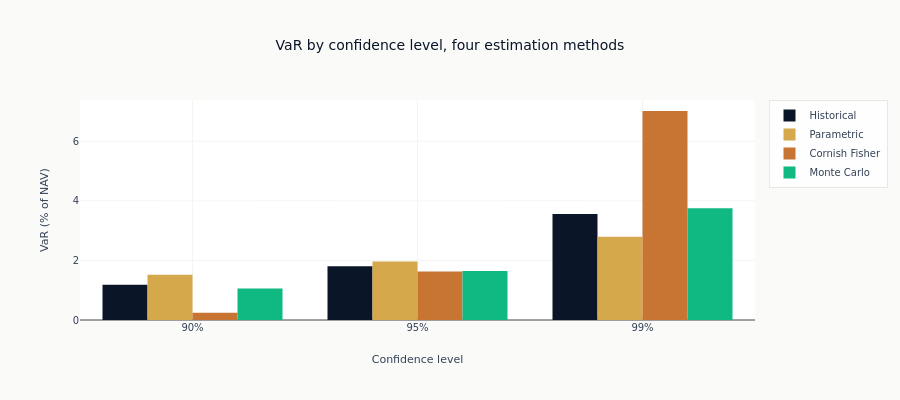

Notebook source saved alongside this figure:
### Code cell
fig = go.Figure()
x = [f"{round(c * 100)}%" for c in CONFIDENCE_LEVELS]
for method in ["historical", "parametric", "cornish_fisher", "monte_carlo"]:
    fig.add_trace(go.Bar(x=x, y=var_df[method], name=method.replace("_", " ").title()))
fig.update_layout(
    title="VaR by confidence level, four estimation methods",
    xaxis=dict(title="Confidence level", type="category"),
    yaxis_title="VaR (% of NAV)",
    barmode="group",
    height=400,
)
show_plotly_with_alt(
    fig,
    "Grouped bars of VaR by confidence level, four methods per level. Three of the four sit "
    "close together at the shallowest level while Cornish-Fisher is a fraction of their height; "
    "by the deepest level Cornish-Fisher is the tallest bar by a wide margin and the other "
    "three have fanned apart, which is where the assumption about tail shape starts to matter.",
)

### Figure 1 — Plotly figure (JSON) as saved in the notebook; plotly's stock layout.template omitted (floating-point values rounded to 4 significant figures)
{"data": [{"name": "Historical", "type": "bar", "x": ["90%", "95%", "99%"], "y": [1.184, 1.808, 3.559]}, {"name": "Parametric", "type": "bar", "x": ["90%", "95%", "99%"], "y": [1.518, 1.961, 2.793]}, {"name": "Cornish Fisher", "type": "bar", "x": ["90%", "95%", "99%"], "y": [0.2411, 1.631, 7.015]}, {"name": "Monte Carlo", "type": "bar", "x": ["90%", "95%", "99%"], "y": [1.055, 1.646, 3.75]}], "layout": {"barmode": "group", "height": 400, "title": {"text": "VaR by confidence level, four estimation methods"}, "xaxis": {"title": {"text": "Confidence level"}, "type": "category"}, "yaxis": {"title": {"text": "VaR (% of NAV)"}}}}
